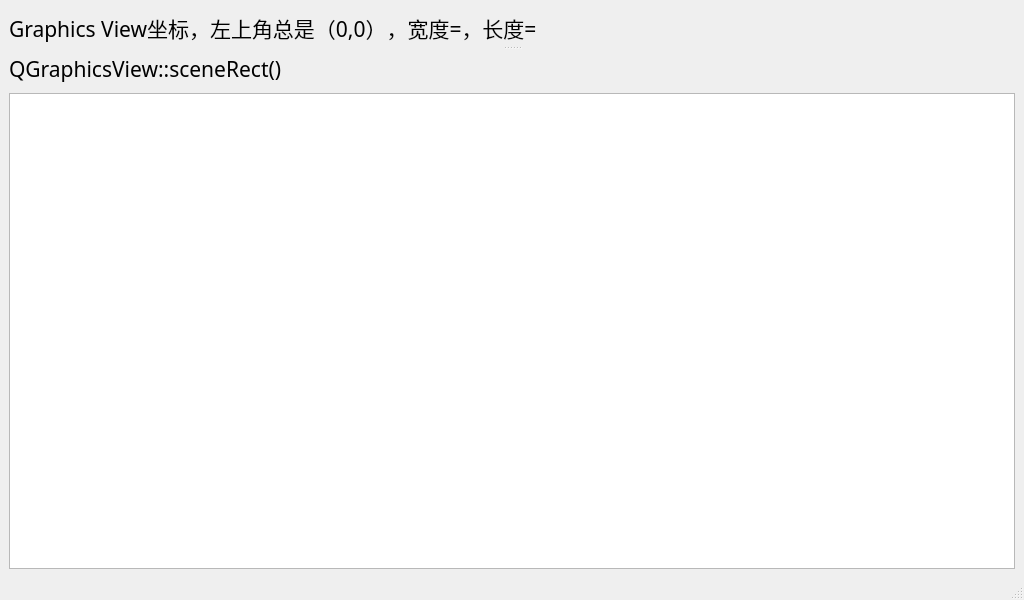
<?xml version="1.0" encoding="UTF-8"?>
<ui version="4.0">
 <class>QtChart</class>
 <widget class="QMainWindow" name="QtChart">
  <property name="geometry">
   <rect>
    <x>0</x>
    <y>0</y>
    <width>1024</width>
    <height>600</height>
   </rect>
  </property>
  <property name="windowTitle">
   <string>QtChart</string>
  </property>
  <widget class="QWidget" name="centralwidget">
   <layout class="QVBoxLayout" name="verticalLayout">
    <item>
     <widget class="QSplitter" name="splitter">
      <property name="maximumSize">
       <size>
        <width>16777215</width>
        <height>79</height>
       </size>
      </property>
      <property name="orientation">
       <enum>Qt::Vertical</enum>
      </property>
      <widget class="QLabel" name="labViewSize">
       <property name="maximumSize">
        <size>
         <width>16777215</width>
         <height>37</height>
        </size>
       </property>
       <property name="font">
        <font>
         <family>Microsoft YaHei</family>
         <pointsize>16</pointsize>
        </font>
       </property>
       <property name="text">
        <string>Graphics View坐标，左上角总是（0,0），宽度=，长度=</string>
       </property>
      </widget>
      <widget class="QLabel" name="labSceneRect">
       <property name="maximumSize">
        <size>
         <width>16777215</width>
         <height>37</height>
        </size>
       </property>
       <property name="font">
        <font>
         <family>Microsoft YaHei</family>
         <pointsize>16</pointsize>
        </font>
       </property>
       <property name="text">
        <string>QGraphicsView::sceneRect()</string>
       </property>
      </widget>
     </widget>
    </item>
    <item>
     <widget class="MyGraphicsView" name="graphicsView"/>
    </item>
   </layout>
  </widget>
  <widget class="QStatusBar" name="statusbar"/>
 </widget>
 <customwidgets>
  <customwidget>
   <class>MyGraphicsView</class>
   <extends>QGraphicsView</extends>
   <header location="global">mygraphicsview.h</header>
  </customwidget>
 </customwidgets>
 <resources/>
 <connections/>
</ui>
